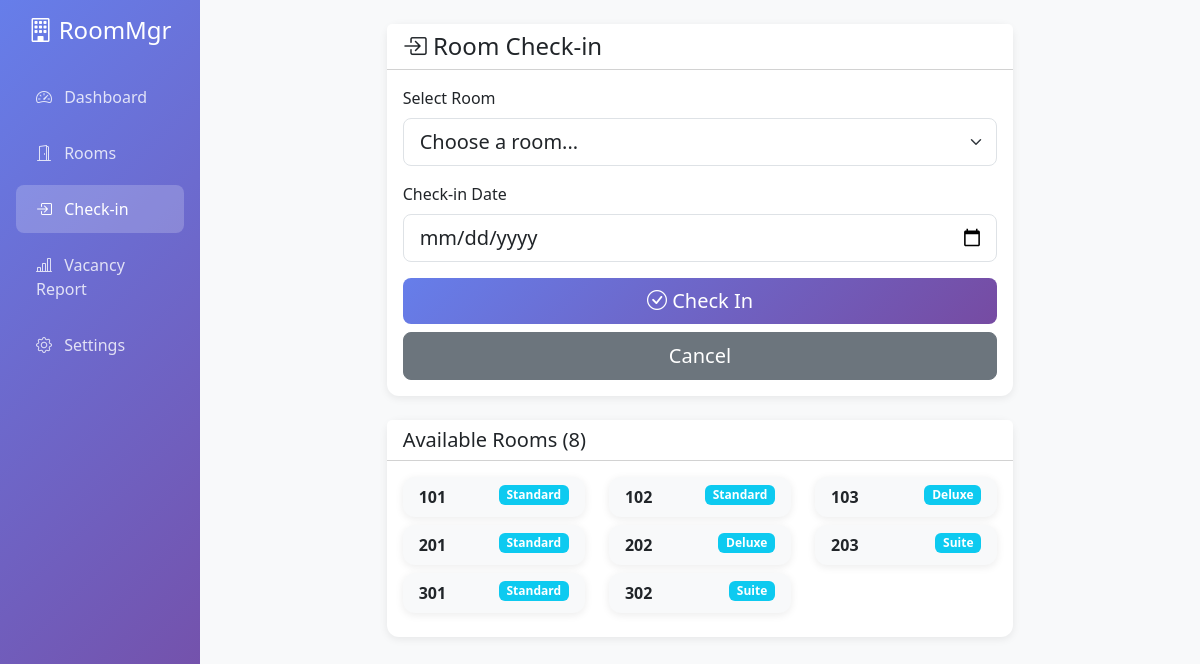
Page /check-in on the committed database.
### models.py (models this page shows, shortened)
class Room(db.Model):
    id = db.Column(db.Integer, primary_key=True)
    room_number = db.Column(db.String(20), unique=True, nullable=False)
    room_type = db.Column(db.String(50), nullable=False, default='Standard')
    floor = db.Column(db.Integer, nullable=False, default=1)
    is_active = db.Column(db.Boolean, default=True, nullable=False)
    created_at = db.Column(db.DateTime, default=datetime.utcnow, nullable=False)
    check_ins_outs = db.relationship('CheckInOut', backref='room', lazy=True,
                                       order_by='CheckInOut.created_at.desc()')

### app.py (the view, shortened to what this page needs)
@app.route('/check-in', methods=['GET', 'POST'])
def check_in():
    rooms = Room.query.filter_by(is_active=True).all()
    occupied_room_ids = db.session.query(CheckInOut.room_id).filter(
        CheckInOut.check_out_date == None
    ).all()
    occupied_ids = [r[0] for r in occupied_room_ids]
    available_rooms = [r for r in rooms if r.id not in occupied_ids]
    return render_template('check_in.html', available_rooms=available_rooms)

### templates/check_in.html (shortened to what this page needs)
{% extends "base.html" %}
{% block content %}
<div class="row justify-content-center">
    <div class="col-md-8">
        <div class="card">
            <div class="card-header bg-white">
                <h4 class="mb-0"><i class="bi bi-box-arrow-in-right"></i> Room Check-in</h4>
            </div>
            <div class="card-body">
                {% if available_rooms %}
                <form action="{{ url_for('check_in') }}" method="POST">
                    <div class="mb-3">
                        <label class="form-label">Select Room</label>
                        <select class="form-select form-select-lg" name="room_id" required>
                            <option value="">Choose a room...</option>
                        </select>
                    </div>
                    <div class="mb-3">
                        <label class="form-label">Check-in Date</label>
                        <input type="date" class="form-control form-select-lg" name="check_in_date" value="{{ today }}" required>
                    </div>
                    <div class="d-grid gap-2">
                        <button type="submit" class="btn btn-primary btn-lg">
                            <i class="bi bi-check-circle"></i> Check In
                        </button>
                        <a href="{{ url_for('index') }}" class="btn btn-secondary btn-lg">
                            Cancel
                        </a>
                    </div>
                </form>
                {% endif %}
            </div>
        </div>
        {% if available_rooms %}
        <div class="card mt-4">
            <div class="card-header bg-white">
                <h5 class="mb-0">Available Rooms ({{ available_rooms|length }})</h5>
            </div>
            <div class="card-body">
                <div class="row">
                    {% for room in available_rooms %}
                    <div class="col-md-4 mb-2">
                        <div class="card bg-light">
                            <div class="card-body py-2">
                                <strong>{{ room.room_number }}</strong>
                                <span class="badge bg-info float-end">{{ room.room_type }}</span>
                            </div>
                        </div>
                    </div>
                    {% endfor %}
                </div>
            </div>
        </div>
        {% endif %}
    </div>
</div>
{% endblock %}

### templates/base.html (style rules this page uses)
:root { --vacant-color: #28a745; --occupied-color: #dc3545; --partial-color: #ffc107; --not-vacant-color: #fd7e14; --future-color: #6c757d; }
body { background-color: #f8f9fa; }
.card { border: none; border-radius: 12px; box-shadow: 0 2px 8px rgba(0, 0, 0, 0.08); }
.btn-primary { background: linear-gradient(135deg, #667eea 0%, #764ba2 100%); border: none; }

### rows in the picture
Room: room_number "101", room_type "Standard"
Room: room_number "102", room_type "Standard"
Room: room_number "103", room_type "Deluxe"
Room: room_number "201", room_type "Standard"
Room: room_number "202", room_type "Deluxe"
Room: room_number "203", room_type "Suite"
Room: room_number "301", room_type "Standard"
Room: room_number "302", room_type "Suite"

### other values in the picture
{{ available_rooms|length }} "8"
